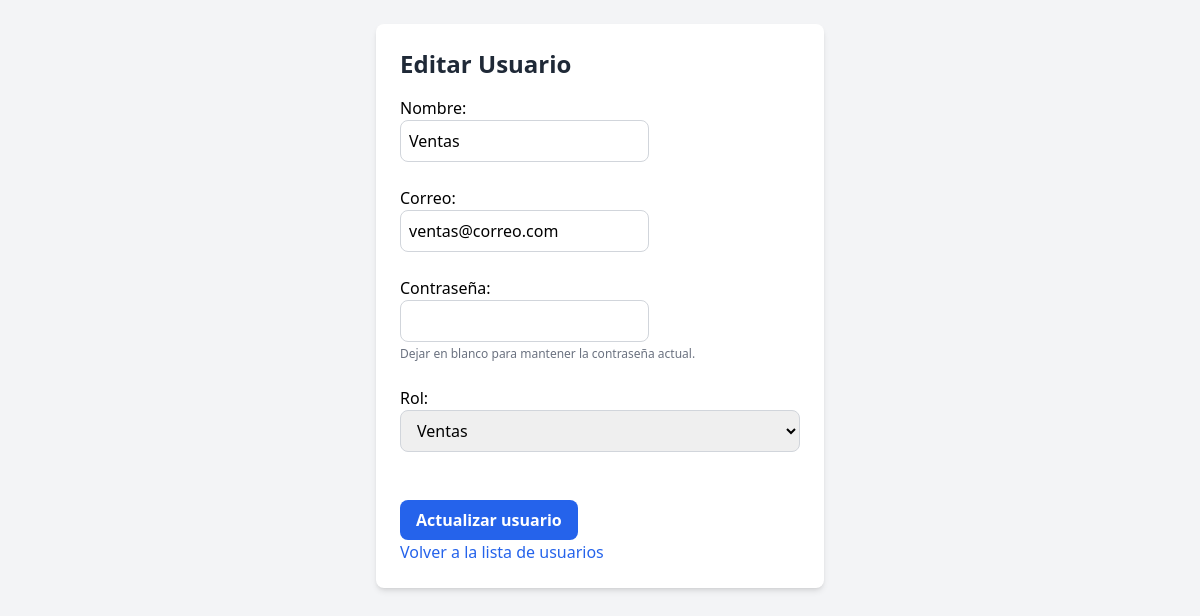
The app's page /edit-usuario.php?id=4 (signed in) with its own data.
### tables this page shows
CREATE TABLE `usuarios` (
  `id` int(11) NOT NULL,
  `nombre` varchar(150) DEFAULT NULL,
  `correo` varchar(150) DEFAULT NULL,
  `password` varchar(150) DEFAULT NULL,
  `rol` varchar(100) DEFAULT NULL
);

### edit-usuario.php (the view, shortened to what this page needs)
<?php
require 'db.php';
$id = $_GET['id'];
$stmt = $pdo->prepare("SELECT * FROM usuarios WHERE id = :id");
$stmt->execute(['id' => $id]);
$usuario = $stmt->fetch(PDO::FETCH_ASSOC);
include 'recursos/header.php';
?>
<div class="flex items-center justify-center">
    <div class="max-w-md w-full bg-white shadow-md rounded-lg p-6">
        <h2 class="text-2xl font-bold text-gray-800 mb-4">Editar Usuario</h2>
        <form method="POST" action="edit-usuario.php?id=<?php echo $usuario['id']; ?>">
            <label for="nombre">Nombre:</label><br>
            <input class="border border-gray-300 rounded-lg p-2" type="text" id="nombre" name="nombre" value="<?php echo htmlspecialchars($usuario['nombre']); ?>" required><br><br>
            <label for="correo">Correo:</label><br>
            <input class="border border-gray-300 rounded-lg p-2" type="email" id="correo" name="correo" value="<?php echo htmlspecialchars($usuario['correo']); ?>" required><br><br>
            <label for="password">Contraseña:</label><br>
            <input class="border border-gray-300 rounded-lg p-2" type="text" id="password" name="password">
            <p class="text-xs text-gray-500 mt-1">Dejar en blanco para mantener la contraseña actual.</p>
            <br>
            <label for="rol">Rol:</label><br>
            <select id="rol" name="rol" required class="block w-full px-3 py-2 border border-gray-300 rounded-lg focus:outline-none focus:ring-2 focus:ring-blue-500">
                    <option value="Ventas" <?php echo ($usuario['rol'] === 'Ventas') ? 'selected' : ''; ?>>Ventas</option>
                </select>
            <br><br>
            <input class="bg-blue-600 hover:bg-blue-700 text-white font-semibold px-4 py-2 rounded-lg transition" type="submit" value="Actualizar usuario">
        </form>
        <a href="usuarios.php" class="text-blue-600 hover:text-blue-800">Volver a la lista de usuarios</a>
    </div>
</div>
<?php include 'recursos/footer.php'; ?>

### records on screen
usuarios: nombre "Ventas", correo "ventas@correo.com", rol "Ventas"
